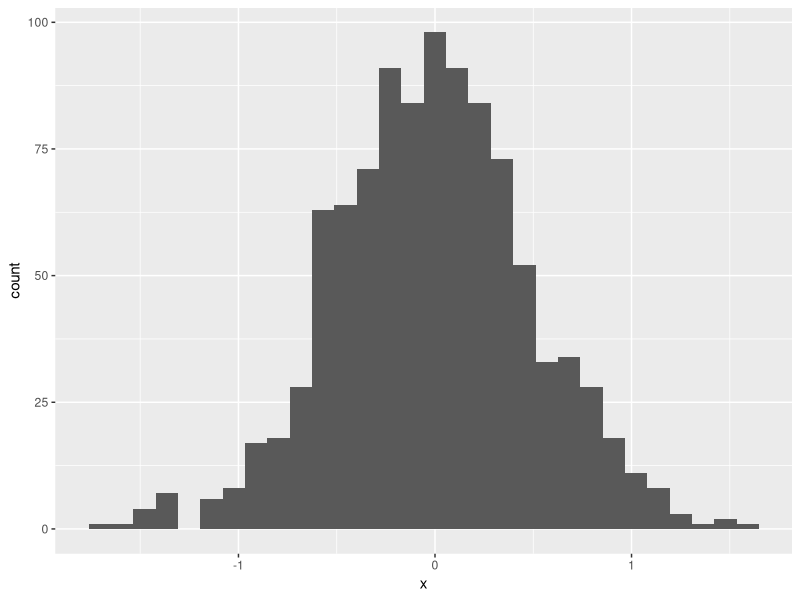
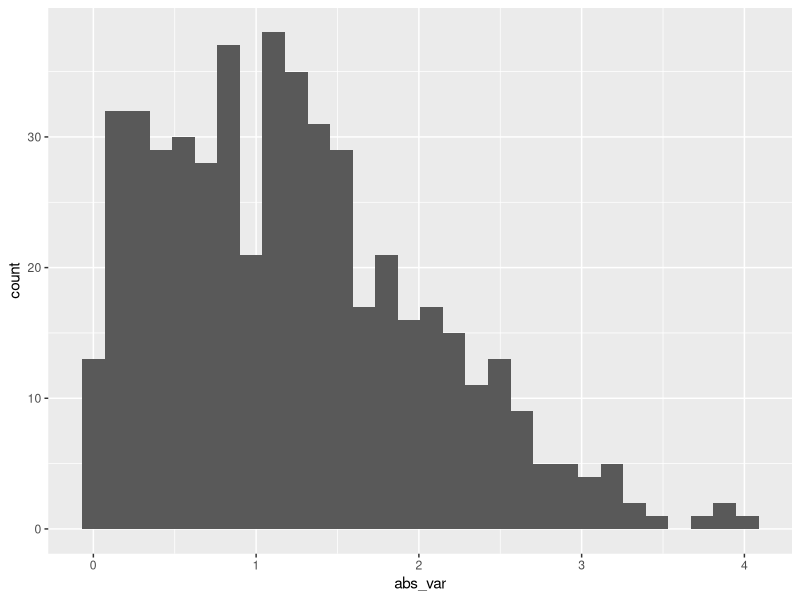

These charts were generated, in order, by the following R code:
## ---- chunk 1
library(tidyverse)
## ---- chunk 2
samp = rnorm(100)
length(samp)
## ---- chunk 3
library(tidyverse)
## ---- chunk 4
set.seed(1234)

plot_df = tibble(
  x = rnorm(1000, sd = 0.5),
  y = 1 + 2 * x + rnorm(1000)
)
## ---- chunk 5
ggplot(plot_df, aes(x = x)) +
  geom_histogram()
## ---- chunk 6
la_df = tibble(
  num_var = rnorm(n = 500, mean = 1),
  log_var = num_var > 0,
  abs_var = abs(num_var) 
)

ggplot(la_df, aes(x = abs_var)) + geom_histogram()
